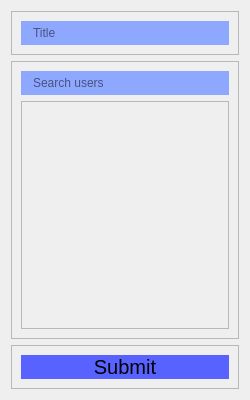
<?xml version="1.0" encoding="UTF-8"?>
<ui version="4.0">
 <class>chat_editor_dialog</class>
 <widget class="QWidget" name="chat_editor_dialog">
  <property name="geometry">
   <rect>
    <x>0</x>
    <y>0</y>
    <width>250</width>
    <height>400</height>
   </rect>
  </property>
  <property name="minimumSize">
   <size>
    <width>250</width>
    <height>400</height>
   </size>
  </property>
  <property name="maximumSize">
   <size>
    <width>400</width>
    <height>800</height>
   </size>
  </property>
  <property name="windowTitle">
   <string>Create Chat</string>
  </property>
  <property name="styleSheet">
   <string notr="true">QWidget {
	background-color: rgb(6, 76, 162);
}

QFrame {
	background-color: rgb(4, 47, 102);
}

/*VERTICAL SCROLLBAR*/
QScrollBar:vertical{
	border: none;
	background-color: rgb(0, 0, 102);
	width: 14px;
	margin: 15px 0 15px 0;
	border-radius: 0px;
}

/*HANDLE BAR*/
QScrollBar::handle:vertical{
	background-color: rgb(0, 0, 166);
	min-height: 30px;
	border-radius: 7px;
}

QScrollBar::handle:vertical:hover{
	background-color: rgb(122, 115, 199);
}

QScrollBar::handle:vertical:pressed{
	background-color: rgb(159, 155, 204);
}

/*BTN TOP SCROLLBAR*/
QScrollBar::sub-line:vertical{
	border: none;
	background-color: rgb(0, 0, 102);
	height: 15px;
	border-top-left-radius: 7px;
	border-top-right-radius: 7px;
	subcontrol-position: top;
	subcontrol-origin: margin;
}

QScrollBar::sub-line:vertical:hover{
	background-color: rgb(122, 115, 199);
}

QScrollBar::sub-line:vertical:pressed{
	background-color: rgb(159, 155, 204);
}

/*BTN BOTTOM SCROLLBAR*/
QScrollBar::add-line:vertical{
	border: none;
	background-color: rgb(0, 0, 102);
	height: 15px;
	border-bottom-left-radius: 7px;
	border-bottom-right-radius: 7px;
	subcontrol-position: bottom;
	subcontrol-origin: margin;
}

QScrollBar::add-line:vertical:hover{
	background-color: rgb(122, 115, 199);
}

QScrollBar::add-line:vertical:pressed{
	background-color: rgb(159, 155, 204);
}

/*RESET ARROW*/
QScrollBar::up-arrow::vertical, QScrollBar::down-arrow:vertical{
	background: none;
}

QScrollBar::add-page:vertical, QScrollBar::sub-page:vertical{
	background: none;
}

background-color: rgb(110, 116, 117);</string>
  </property>
  <layout class="QVBoxLayout" name="chat_editor_verticalLayout">
   <item>
    <widget class="QFrame" name="chat_name_frame">
     <property name="frameShape">
      <enum>QFrame::StyledPanel</enum>
     </property>
     <property name="frameShadow">
      <enum>QFrame::Raised</enum>
     </property>
     <layout class="QHBoxLayout" name="chat_editor_horizontalLayout">
      <item>
       <widget class="QLineEdit" name="chat_editor_line_edit">
        <property name="styleSheet">
         <string notr="true">QLineEdit{
	background-color: rgb(142, 167, 255);
	border-top-left-radius: 20px;
	border-top-right-radius: 20px;
	border-bottom-left-radius: 20px;
	border-bottom-right-radius: 20px;
	padding: 4px 10px 4px;
}</string>
        </property>
        <property name="placeholderText">
         <string>Title</string>
        </property>
       </widget>
      </item>
     </layout>
    </widget>
   </item>
   <item>
    <widget class="QFrame" name="chat_card_list">
     <property name="frameShape">
      <enum>QFrame::StyledPanel</enum>
     </property>
     <property name="frameShadow">
      <enum>QFrame::Raised</enum>
     </property>
     <layout class="QVBoxLayout" name="chat_editor_verticalLayout_2">
      <item>
       <widget class="QLineEdit" name="chat_editor_searh_lineEdit">
        <property name="styleSheet">
         <string notr="true">QLineEdit{
	background-color: rgb(142, 167, 255);
	border-top-left-radius: 20px;
	border-top-right-radius: 20px;
	border-bottom-left-radius: 20px;
	border-bottom-right-radius: 20px;
	padding: 4px 10px 4px;
}</string>
        </property>
        <property name="placeholderText">
         <string>Search users</string>
        </property>
       </widget>
      </item>
      <item>
       <widget class="QScrollArea" name="scrollArea">
        <property name="layoutDirection">
         <enum>Qt::LeftToRight</enum>
        </property>
        <property name="horizontalScrollBarPolicy">
         <enum>Qt::ScrollBarAlwaysOff</enum>
        </property>
        <property name="widgetResizable">
         <bool>true</bool>
        </property>
        <property name="alignment">
         <set>Qt::AlignLeading|Qt::AlignLeft|Qt::AlignTop</set>
        </property>
        <widget class="QWidget" name="scrollAreaWidgetContents">
         <property name="geometry">
          <rect>
           <x>0</x>
           <y>0</y>
           <width>210</width>
           <height>230</height>
          </rect>
         </property>
         <property name="styleSheet">
          <string notr="true">QCheckBox {
	background-color: rgb(142, 167, 255);
}</string>
         </property>
         <layout class="QFormLayout" name="chat_editor_formLayout"/>
        </widget>
       </widget>
      </item>
     </layout>
    </widget>
   </item>
   <item>
    <widget class="QFrame" name="chat_user_list">
     <property name="maximumSize">
      <size>
       <width>400</width>
       <height>16777215</height>
      </size>
     </property>
     <property name="frameShape">
      <enum>QFrame::StyledPanel</enum>
     </property>
     <property name="frameShadow">
      <enum>QFrame::Raised</enum>
     </property>
     <layout class="QVBoxLayout" name="chat_editor_verticalLayout_3">
      <item>
       <widget class="QPushButton" name="create_chat">
        <property name="styleSheet">
         <string notr="true">QPushButton {
	background-color: rgb(88, 99, 255);
	border-top-left-radius: 15px;
	border-top-right-radius: 15px;
	border-bottom-left-radius: 15px;
	border-bottom-right-radius: 15px;
	font-size: 20px;
}

QPushButton:hover {
	background-color: rgb(122, 115, 199);
}

QPushButton:pressed {
	background-color: rgb(159, 155, 204);
}</string>
        </property>
        <property name="text">
         <string>Submit</string>
        </property>
       </widget>
      </item>
     </layout>
    </widget>
   </item>
  </layout>
 </widget>
 <resources/>
 <connections/>
</ui>
